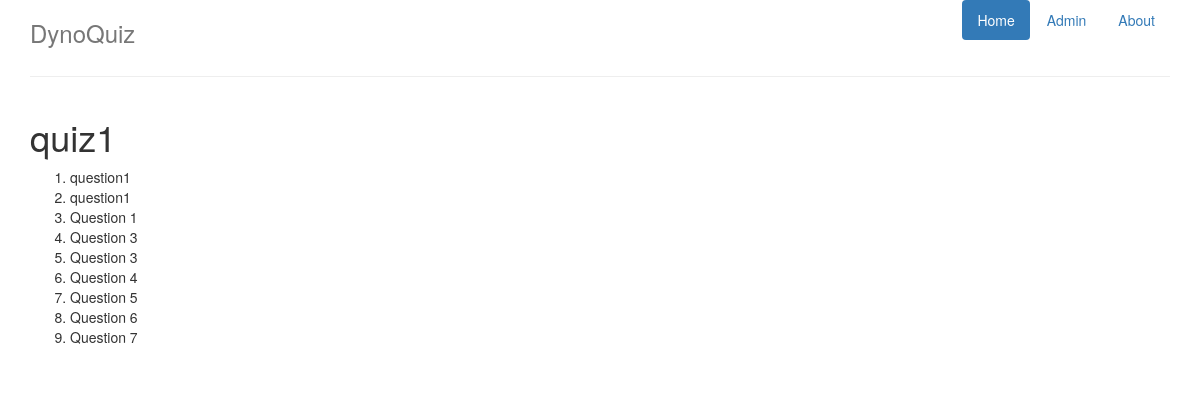
The app's page /dynoquiz/quiz/1/results/, older data.
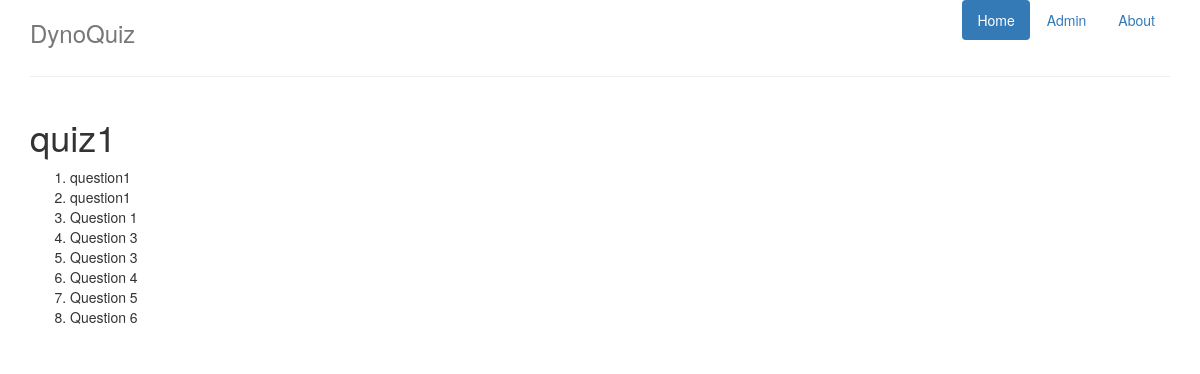
The same page, newer data.
### dynoquiz/models.py (models this page shows, shortened)
class Question(models.Model):
    quiz = models.ForeignKey(Quiz)
    question_text = models.CharField(max_length=200)
    date_created = models.DateTimeField('date created')

### dynoquiz/views.py (the view)
# urls.py: url(r'^quiz/(?P<quiz_id>[0-9]+)/results/$', views.results, name='results'),
def results(request, quiz_id):
    quiz = Quiz.objects.get(pk=quiz_id)
    context = {'quiz': quiz}
    return render(request, 'dynoquiz/results.html', context)

### dynoquiz/templates/dynoquiz/results.html (shortened to what this page needs)
{% extends "dynoquiz/base.html" %}
{% block content %}
<div class="row">
    <div class="col-lg-12">
        <h1>{{quiz.quiz_name}}</h1>
        <ol>
            {% for question in quiz.question_set.all %}
                <li>{{question.question_text}}</li>
            {% endfor %}
        </ol>
    </div>
</div>
{% endblock %}

Row changes from the older to the newer data that the page shows:
removed Question: question_text "Question 7"
